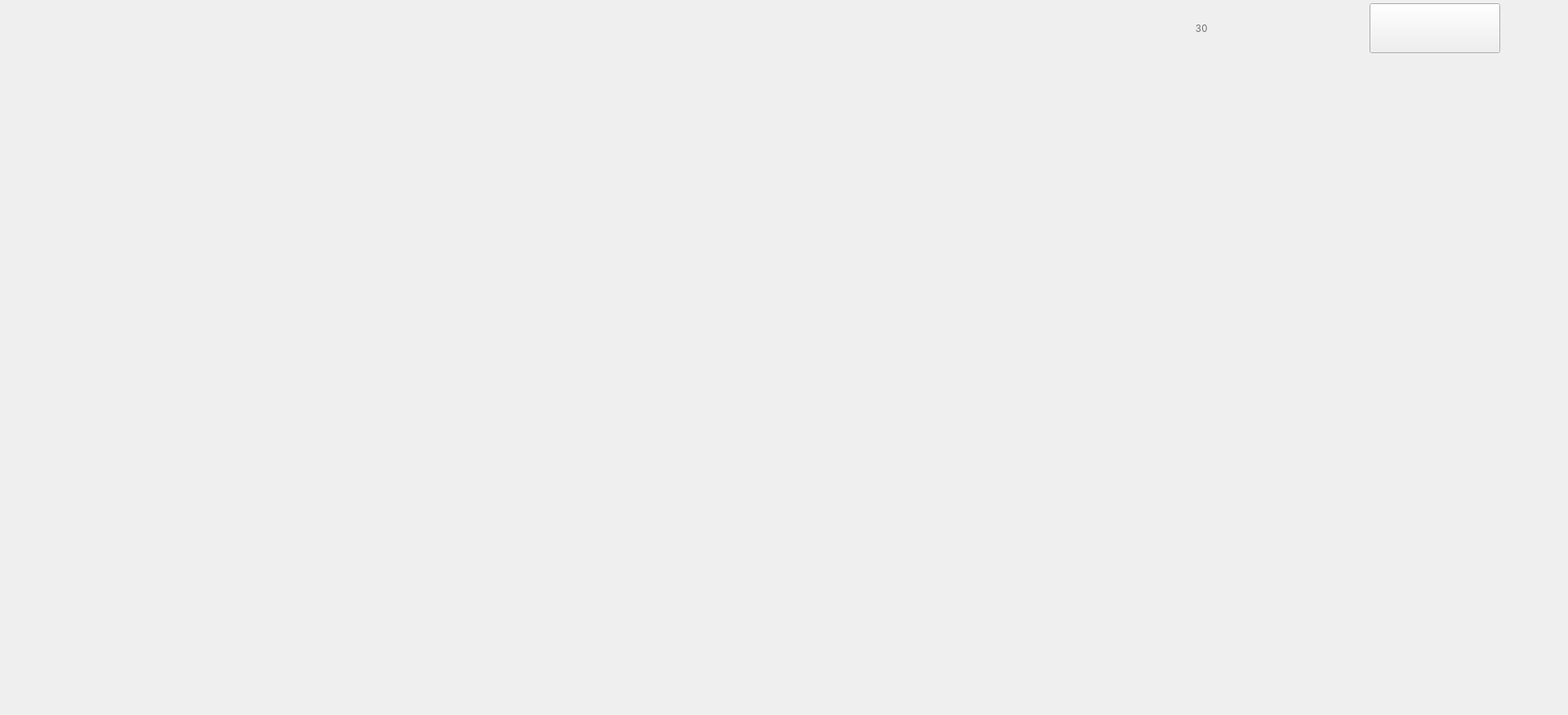
<?xml version="1.0" encoding="UTF-8"?>
<ui version="4.0">
 <class>NewCard</class>
 <widget class="QWidget" name="NewCard">
  <property name="geometry">
   <rect>
    <x>0</x>
    <y>0</y>
    <width>1920</width>
    <height>875</height>
   </rect>
  </property>
  <property name="minimumSize">
   <size>
    <width>1920</width>
    <height>875</height>
   </size>
  </property>
  <property name="windowTitle">
   <string>Form</string>
  </property>
  <layout class="QHBoxLayout" name="horizontalLayout_2">
   <property name="spacing">
    <number>0</number>
   </property>
   <property name="topMargin">
    <number>0</number>
   </property>
   <property name="bottomMargin">
    <number>0</number>
   </property>
   <item>
    <spacer name="horizontalSpacer_2">
     <property name="orientation">
      <enum>Qt::Horizontal</enum>
     </property>
     <property name="sizeType">
      <enum>QSizePolicy::Fixed</enum>
     </property>
     <property name="sizeHint" stdset="0">
      <size>
       <width>30</width>
       <height>20</height>
      </size>
     </property>
    </spacer>
   </item>
   <item>
    <layout class="QVBoxLayout" name="verticalLayout_2" stretch="0,1,0">
     <property name="spacing">
      <number>0</number>
     </property>
     <item>
      <spacer name="verticalSpacer_3">
       <property name="orientation">
        <enum>Qt::Vertical</enum>
       </property>
       <property name="sizeType">
        <enum>QSizePolicy::Fixed</enum>
       </property>
       <property name="sizeHint" stdset="0">
        <size>
         <width>20</width>
         <height>48</height>
        </size>
       </property>
      </spacer>
     </item>
     <item>
      <widget class="QStackedWidget" name="stackedWidget">
       <property name="minimumSize">
        <size>
         <width>1276</width>
         <height>824</height>
        </size>
       </property>
       <property name="maximumSize">
        <size>
         <width>1276</width>
         <height>824</height>
        </size>
       </property>
       <property name="styleSheet">
        <string notr="true">#stackedWidget{border-image: url(:/Image/Bkgrnd.png);}</string>
       </property>
      </widget>
     </item>
     <item>
      <spacer name="verticalSpacer_4">
       <property name="orientation">
        <enum>Qt::Vertical</enum>
       </property>
       <property name="sizeType">
        <enum>QSizePolicy::Fixed</enum>
       </property>
       <property name="sizeHint" stdset="0">
        <size>
         <width>20</width>
         <height>6</height>
        </size>
       </property>
      </spacer>
     </item>
    </layout>
   </item>
   <item>
    <layout class="QVBoxLayout" name="verticalLayout" stretch="0,0,1,0">
     <property name="spacing">
      <number>0</number>
     </property>
     <item>
      <layout class="QHBoxLayout" name="horizontalLayout">
       <property name="spacing">
        <number>0</number>
       </property>
       <property name="sizeConstraint">
        <enum>QLayout::SetFixedSize</enum>
       </property>
       <item>
        <widget class="QLabel" name="label_Waitcursor">
         <property name="minimumSize">
          <size>
           <width>63</width>
           <height>61</height>
          </size>
         </property>
         <property name="maximumSize">
          <size>
           <width>63</width>
           <height>61</height>
          </size>
         </property>
         <property name="styleSheet">
          <string notr="true">border-image: url(:/Image/Countdown.png);
font: 57 42pt &quot;思源黑体 CN Medium&quot;;
</string>
         </property>
         <property name="text">
          <string/>
         </property>
        </widget>
       </item>
       <item>
        <widget class="QLabel" name="label_CountDown">
         <property name="minimumSize">
          <size>
           <width>64</width>
           <height>70</height>
          </size>
         </property>
         <property name="styleSheet">
          <string notr="true">font-weight: normal;
line-height: 49px;
letter-spacing: 1px;
color: #707070;
font:42px &quot;思源黑体 CN Medium&quot;;</string>
         </property>
         <property name="text">
          <string>30</string>
         </property>
        </widget>
       </item>
       <item>
        <widget class="QPushButton" name="pushButton_MainPage">
         <property name="minimumSize">
          <size>
           <width>160</width>
           <height>61</height>
          </size>
         </property>
         <property name="maximumSize">
          <size>
           <width>128</width>
           <height>61</height>
          </size>
         </property>
         <property name="styleSheet">
          <string notr="true">image: url(:/Image/Homepage.png);
image-position: left;
padding-left: 2px;
text-align: right;
padding-right: 2px;
font-size: 12px;
font: 28pt &quot;Microsoft YaHei UI&quot;;
color: rgb(0, 0, 0);</string>
         </property>
         <property name="text">
          <string/>
         </property>
        </widget>
       </item>
      </layout>
     </item>
     <item>
      <spacer name="verticalSpacer_2">
       <property name="orientation">
        <enum>Qt::Vertical</enum>
       </property>
       <property name="sizeType">
        <enum>QSizePolicy::Fixed</enum>
       </property>
       <property name="sizeHint" stdset="0">
        <size>
         <width>20</width>
         <height>20</height>
        </size>
       </property>
      </spacer>
     </item>
     <item>
      <widget class="QLabel" name="label_step">
       <property name="minimumSize">
        <size>
         <width>436</width>
         <height>500</height>
        </size>
       </property>
       <property name="maximumSize">
        <size>
         <width>436</width>
         <height>500</height>
        </size>
       </property>
       <property name="styleSheet">
        <string notr="true">border-image: url(:/Image/updatecard1.png);</string>
       </property>
       <property name="text">
        <string/>
       </property>
      </widget>
     </item>
     <item>
      <spacer name="verticalSpacer">
       <property name="orientation">
        <enum>Qt::Vertical</enum>
       </property>
       <property name="sizeType">
        <enum>QSizePolicy::Expanding</enum>
       </property>
       <property name="sizeHint" stdset="0">
        <size>
         <width>20</width>
         <height>40</height>
        </size>
       </property>
      </spacer>
     </item>
    </layout>
   </item>
   <item>
    <spacer name="horizontalSpacer">
     <property name="orientation">
      <enum>Qt::Horizontal</enum>
     </property>
     <property name="sizeType">
      <enum>QSizePolicy::Fixed</enum>
     </property>
     <property name="sizeHint" stdset="0">
      <size>
       <width>30</width>
       <height>20</height>
      </size>
     </property>
    </spacer>
   </item>
  </layout>
 </widget>
 <resources/>
 <connections/>
</ui>
